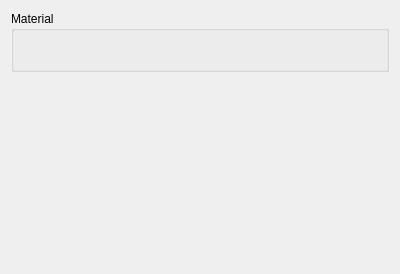
<?xml version="1.0" encoding="UTF-8"?>
<ui version="4.0">
 <class>HomogeneousLamina</class>
 <widget class="QWidget" name="HomogeneousLamina">
  <property name="geometry">
   <rect>
    <x>0</x>
    <y>0</y>
    <width>400</width>
    <height>274</height>
   </rect>
  </property>
  <property name="windowTitle">
   <string>Homogeneous Lamina</string>
  </property>
  <property name="layoutDirection">
   <enum>Qt::LeftToRight</enum>
  </property>
  <layout class="QVBoxLayout" name="verticalLayout">
   <item>
    <widget class="QGroupBox" name="groupBox_desc">
     <property name="maximumSize">
      <size>
       <width>16777215</width>
       <height>1677215</height>
      </size>
     </property>
     <property name="title">
      <string>Material</string>
     </property>
     <layout class="QVBoxLayout" name="verticalLayout_5">
      <item>
       <layout class="QGridLayout" name="gridLayout_3">
        <item row="0" column="0">
         <widget class="MatGui::MaterialTreeWidget" name="wgt_material_tree" native="true"/>
        </item>
        <item row="1" column="0">
         <widget class="QLabel" name="lbl_material_descr">
          <property name="text">
           <string/>
          </property>
          <property name="wordWrap">
           <bool>true</bool>
          </property>
         </widget>
        </item>
       </layout>
      </item>
     </layout>
    </widget>
   </item>
   <item>
    <spacer name="verticalSpacer_2">
     <property name="orientation">
      <enum>Qt::Vertical</enum>
     </property>
     <property name="sizeHint" stdset="0">
      <size>
       <width>20</width>
       <height>40</height>
      </size>
     </property>
    </spacer>
   </item>
  </layout>
 </widget>
 <customwidgets>
  <customwidget>
   <class>MatGui::MaterialTreeWidget</class>
   <extends>QWidget</extends>
   <header>Mod/Material/Gui/MaterialTreeWidget.h</header>
  </customwidget>
 </customwidgets>
 <resources/>
 <connections/>
</ui>
